Frame 1 (no input): blank canvas, image omitted
Frame 60 (the mouse pressed at the canvas centre just before this capture): blank canvas, image omitted
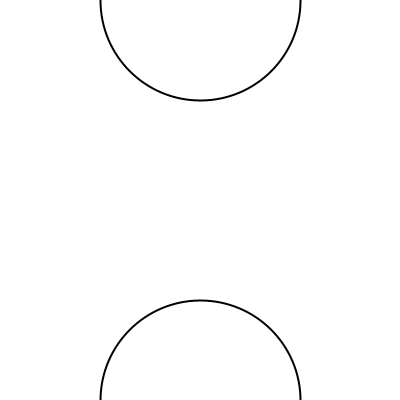
Frame 120 (the mouse held since frame 60 and released just before this capture)

The Processing sketch whose frames 1 and 60 were blank and that drew this single picture after the mouse press (run headless with seeded random() and noise(); from frame 60 on, the mouse is pressed at the canvas centre):

// Processing sketch: processing_61584
// ── processing_61584.pde

void setup () {
  size (400, 400);
  smooth();
  noCursor();

}
 void draw() {
   noStroke();
  
    fill(255, 255, 255, 2);
    rect(0, 0, width, height);

    
   
    if(mousePressed){
       background(255);
       
        stroke (0);
     strokeWeight (2);
     fill (255,5);
     ellipse (200, 0, mouseY,mouseY);
     ellipse (200, 400, mouseX,mouseX);
       } 
  
  
  
  else{
         background(255);
       
        stroke (0);
     strokeWeight (20);
     fill (0);
     ellipse (200, 0, mouseY,mouseY);
     ellipse (200, 400, mouseX,mouseX);
       } 
     
  }
